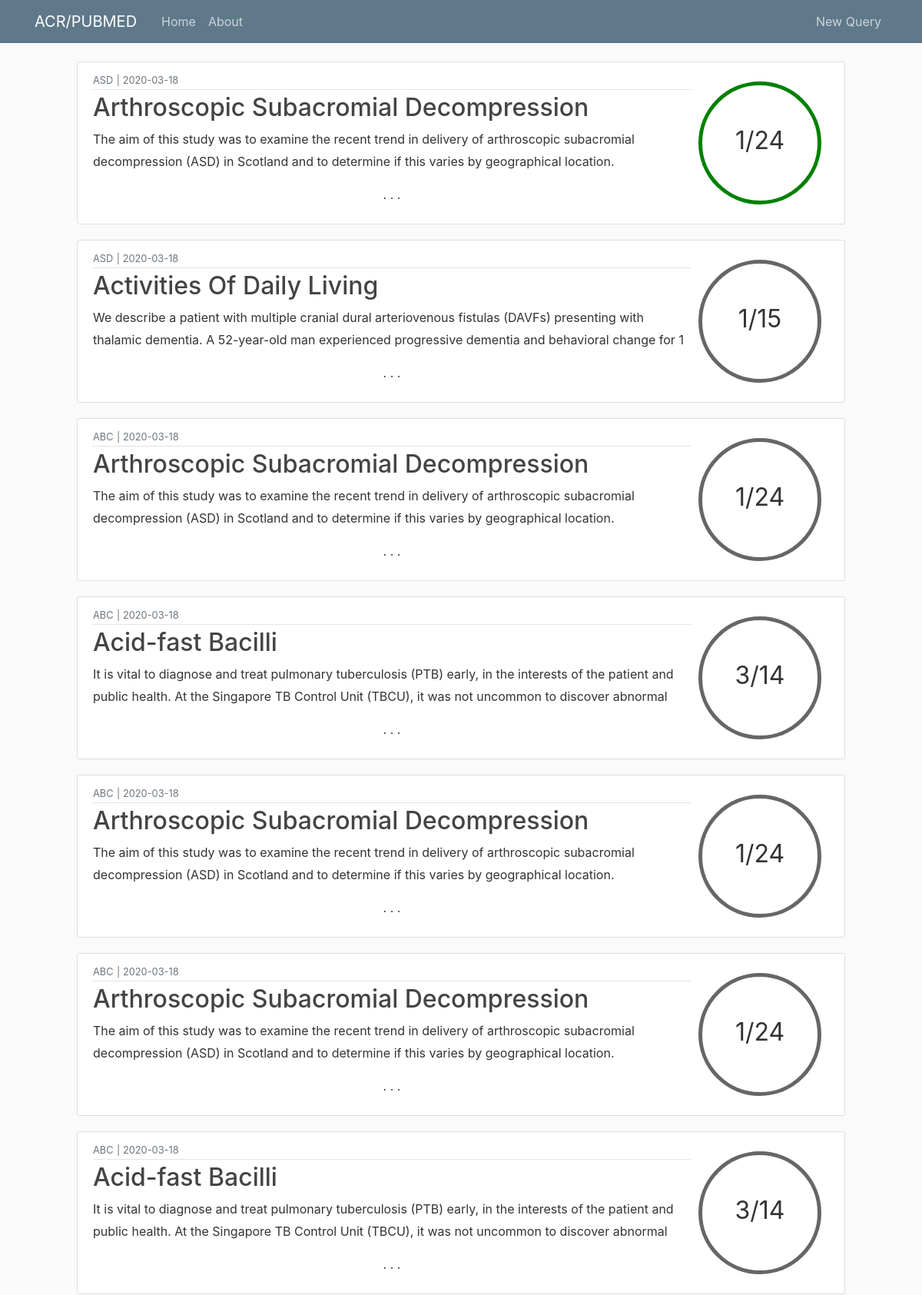
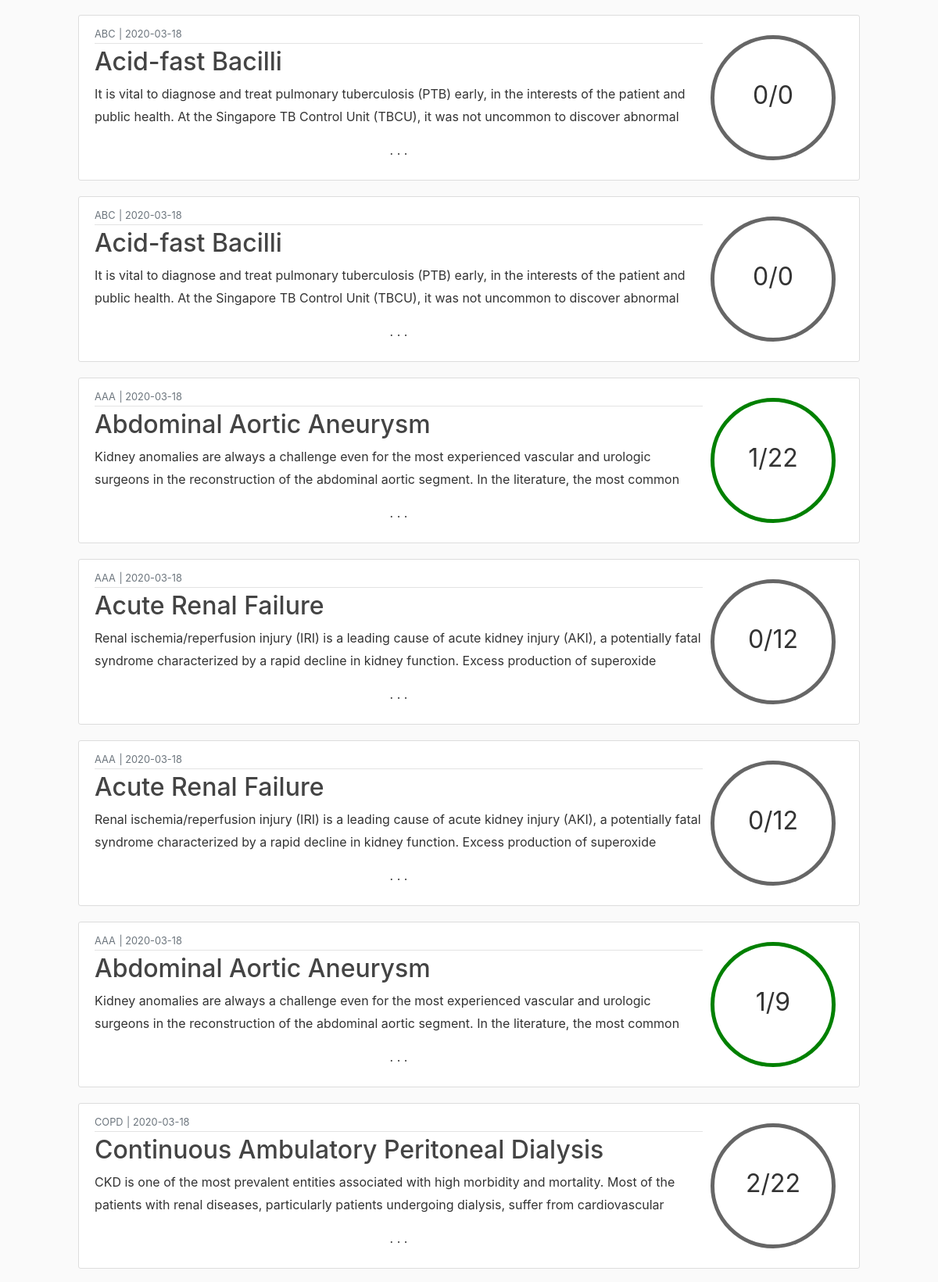
The page /home (upper part) on the database its author committed (2 pictures, top to bottom).
### flaskblog/models.py (models this page shows, shortened)
class QueryT(db.Model):
    id = db.Column(db.Integer, primary_key=True)
    term = db.Column(db.String(100), nullable=False)
    origterm = db.Column(db.String(100), nullable=False)
    date_posted = db.Column(db.DateTime, nullable=False, default=datetime.utcnow)
    content = db.Column(db.Text, nullable=False)
    percentmatch = db.Column(db.String(3), nullable=False)
    origtermpresent = db.Column(db.Boolean, nullable=False)
    acrmatches = db.Column(db.Text)
    lfmatches = db.Column(db.Text)

### flaskblog/routes.py (the view)
@app.route("/")
@app.route("/home")
def home():
    queriest = QueryT.query.all()
    queriest = queriest[::-1]
    tick_file = os.path.join(os.getcwd(), 'flaskblog/static/tick.png')
    picture_file = "tickg.jpg"
    return render_template('home.html', queriest=queriest, picture_file=picture_file)

### flaskblog/templates/home.html (shortened to what this page needs)
{% extends "layout.html" %}
{% block content %}
    <main role="main" class="container col-md-10">
      <div class="row">
    {% for queryt in queriest %}
        <article class="media content-section">
            <div class="media-body">
                <div class="article-metadata">
                    <small class="text-muted">{{ queryt.origterm }}</small>
                    <small class="text-muted"> | </small>
                    <small class="text-muted">{{ queryt.date_posted.strftime('%Y-%m-%d') }}</small>
                </div>
                <h2><a class="article-title" href="{{ url_for('queryt', queryt_id=queryt.id) }}">{{ queryt.term }}</a></h2>
                <p class="article-home">{{ queryt.content }}</p>
                <p class="cont-dash">. . .</p>
            </div>
            {% if queryt.origtermpresent %}
                <div class = "align-self-center circleg"><p></p>{{  queryt.percentmatch }}</div>
            {% else %}
                <div class = "align-self-center circle"><p></p>{{  queryt.percentmatch }}</div>
            {% endif %}
        </article>
    {% endfor %}
      </div>
    </main>
{% endblock content %}

### flaskblog/static/main.css (style rules this page uses)
body { background: #fafafa; color: #333333; margin-top: 5rem; }
h1, h2, h3, h4, h5, h6 { color: #444444; }
.content-section { vertical-align: central; background: #ffffff; padding: 10px 20px; border: 1px solid #dddddd; border-radius: 3px; margin-bottom: 20px; }
.circle { width: 5em; height: 5em; line-height: 3.5em; border-radius: 50%; text-align: center; font-size: 32px; border: 5px solid #666; margin: 10px; }
.circleg { width: 5em; height: 5em; line-height: 3.5em; border-radius: 50%; text-align: center; font-size: 32px; border: 5px solid green; margin: 10px; }
.article-title { color: #444444; }
.article-home { white-space: pre-line; overflow: hidden; text-overflow: ellipsis; max-height: 3.6em; line-height: 1.8em; }
.cont-dash { text-align: center; }
.article-metadata { padding-bottom: 1px; margin-bottom: 4px; border-bottom: 1px solid #e3e3e3; }

### rows shown on the page
QueryT: origterm "ASD", date_posted "2020-03-18", term "Arthroscopic Subacromial Decompression", content "The aim of this study was to examine the recent trend in delivery of arthroscopic subacromial decompression (ASD) in Scotland and to determine if this varies by geographical location.…", percentmatch "1/24"
QueryT: origterm "ASD", date_posted "2020-03-18", term "Activities Of Daily Living", content "We describe a patient with multiple cranial dural arteriovenous fistulas (DAVFs) presenting with thalamic dementia. A 52-year-old man experienced progressive dementia and behavioral change for 1…", percentmatch "1/15"
QueryT: origterm "ABC", date_posted "2020-03-18", term "Arthroscopic Subacromial Decompression", content "The aim of this study was to examine the recent trend in delivery of arthroscopic subacromial decompression (ASD) in Scotland and to determine if this varies by geographical location.…", percentmatch "1/24"
QueryT: origterm "ABC", date_posted "2020-03-18", term "Acid-fast Bacilli", content "It is vital to diagnose and treat pulmonary tuberculosis (PTB) early, in the interests of the patient and public health. At the Singapore TB Control Unit (TBCU), it was not uncommon to discover abnormal…", percentmatch "3/14"
QueryT: origterm "ABC", date_posted "2020-03-18", term "Arthroscopic Subacromial Decompression", content "The aim of this study was to examine the recent trend in delivery of arthroscopic subacromial decompression (ASD) in Scotland and to determine if this varies by geographical location.…", percentmatch "1/24"
QueryT: origterm "ABC", date_posted "2020-03-18", term "Arthroscopic Subacromial Decompression", content "The aim of this study was to examine the recent trend in delivery of arthroscopic subacromial decompression (ASD) in Scotland and to determine if this varies by geographical location.…", percentmatch "1/24"
QueryT: origterm "ABC", date_posted "2020-03-18", term "Acid-fast Bacilli", content "It is vital to diagnose and treat pulmonary tuberculosis (PTB) early, in the interests of the patient and public health. At the Singapore TB Control Unit (TBCU), it was not uncommon to discover abnormal…", percentmatch "3/14"
QueryT: origterm "ABC", date_posted "2020-03-18", term "Acid-fast Bacilli", content "It is vital to diagnose and treat pulmonary tuberculosis (PTB) early, in the interests of the patient and public health. At the Singapore TB Control Unit (TBCU), it was not uncommon to discover abnormal…", percentmatch "0/0"
QueryT: origterm "ABC", date_posted "2020-03-18", term "Acid-fast Bacilli", content "It is vital to diagnose and treat pulmonary tuberculosis (PTB) early, in the interests of the patient and public health. At the Singapore TB Control Unit (TBCU), it was not uncommon to discover abnormal…", percentmatch "0/0"
QueryT: origterm "AAA", date_posted "2020-03-18", term "Abdominal Aortic Aneurysm", content "Kidney anomalies are always a challenge even for the most experienced vascular and urologic surgeons in the reconstruction of the abdominal aortic segment. In the literature, the most common…", percentmatch "1/22"
QueryT: origterm "AAA", date_posted "2020-03-18", term "Acute Renal Failure", content "Renal ischemia/reperfusion injury (IRI) is a leading cause of acute kidney injury (AKI), a potentially fatal syndrome characterized by a rapid decline in kidney function. Excess production of superoxide…", percentmatch "0/12"
QueryT: origterm "AAA", date_posted "2020-03-18", term "Acute Renal Failure", content "Renal ischemia/reperfusion injury (IRI) is a leading cause of acute kidney injury (AKI), a potentially fatal syndrome characterized by a rapid decline in kidney function. Excess production of superoxide…", percentmatch "0/12"
QueryT: origterm "AAA", date_posted "2020-03-18", term "Abdominal Aortic Aneurysm", content "Kidney anomalies are always a challenge even for the most experienced vascular and urologic surgeons in the reconstruction of the abdominal aortic segment. In the literature, the most common…", percentmatch "1/9"
QueryT: origterm "COPD", date_posted "2020-03-18", term "Continuous Ambulatory Peritoneal Dialysis", content "CKD is one of the most prevalent entities associated with high morbidity and mortality. Most of the patients with renal diseases, particularly patients undergoing dialysis, suffer from cardiovascular…", percentmatch "2/22"
